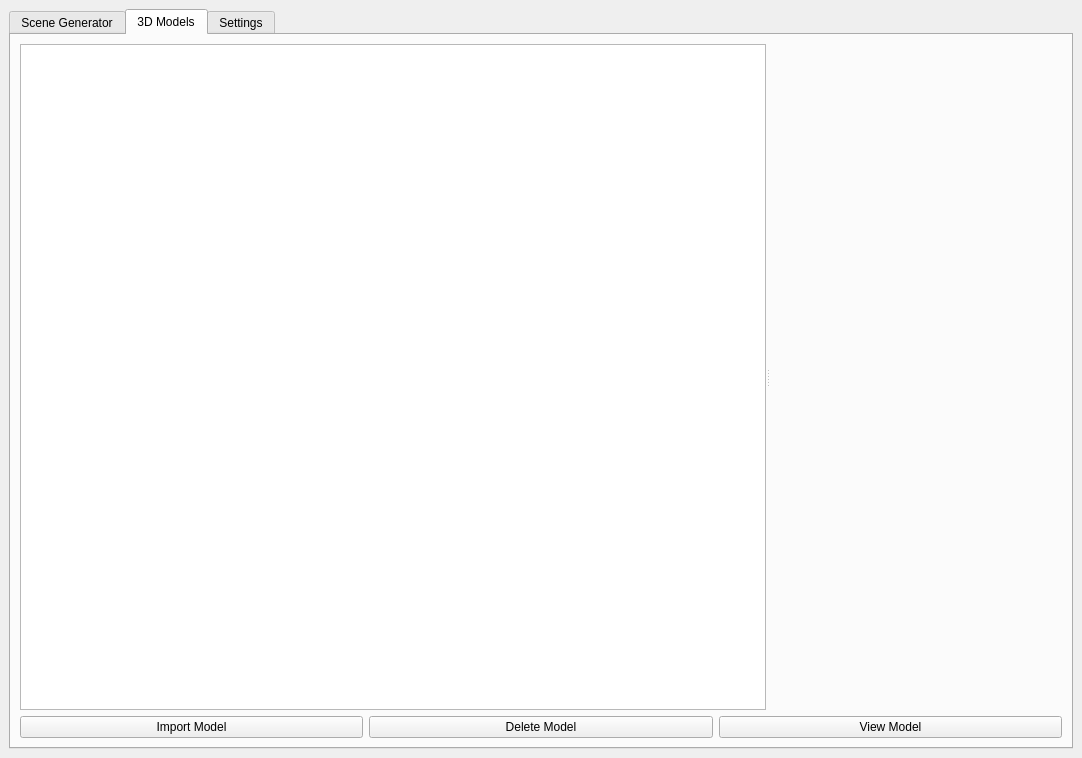
<?xml version="1.0" encoding="UTF-8"?>
<ui version="4.0">
 <class>MainWindow</class>
 <widget class="QMainWindow" name="MainWindow">
  <property name="geometry">
   <rect>
    <x>0</x>
    <y>0</y>
    <width>1082</width>
    <height>758</height>
   </rect>
  </property>
  <property name="windowTitle">
   <string>Scene Generator using NLP</string>
  </property>
  <widget class="QWidget" name="centralwidget">
   <layout class="QGridLayout" name="gridLayout">
    <item row="0" column="0">
     <widget class="QTabWidget" name="tabWidget">
      <property name="currentIndex">
       <number>1</number>
      </property>
      <widget class="QWidget" name="generator">
       <attribute name="title">
        <string>Scene Generator</string>
       </attribute>
       <layout class="QVBoxLayout" name="verticalLayout_2">
        <item>
         <widget class="QSplitter" name="splitterGenerator">
          <property name="sizePolicy">
           <sizepolicy hsizetype="Expanding" vsizetype="Expanding">
            <horstretch>0</horstretch>
            <verstretch>0</verstretch>
           </sizepolicy>
          </property>
          <property name="orientation">
           <enum>Qt::Orientation::Horizontal</enum>
          </property>
          <widget class="QTextEdit" name="inputText"/>
          <widget class="QWidget" name="scene" native="true">
           <property name="enabled">
            <bool>true</bool>
           </property>
           <property name="sizePolicy">
            <sizepolicy hsizetype="Expanding" vsizetype="Expanding">
             <horstretch>0</horstretch>
             <verstretch>0</verstretch>
            </sizepolicy>
           </property>
          </widget>
         </widget>
        </item>
        <item>
         <layout class="QHBoxLayout" name="buttonsGenerator">
          <item>
           <widget class="QPushButton" name="generate">
            <property name="sizePolicy">
             <sizepolicy hsizetype="Expanding" vsizetype="Fixed">
              <horstretch>0</horstretch>
              <verstretch>0</verstretch>
             </sizepolicy>
            </property>
            <property name="text">
             <string>Generate Scene</string>
            </property>
           </widget>
          </item>
          <item>
           <widget class="QPushButton" name="clear">
            <property name="sizePolicy">
             <sizepolicy hsizetype="Expanding" vsizetype="Fixed">
              <horstretch>0</horstretch>
              <verstretch>0</verstretch>
             </sizepolicy>
            </property>
            <property name="text">
             <string>Clear Scene and Input</string>
            </property>
           </widget>
          </item>
          <item>
           <widget class="QPushButton" name="save">
            <property name="sizePolicy">
             <sizepolicy hsizetype="Expanding" vsizetype="Fixed">
              <horstretch>0</horstretch>
              <verstretch>0</verstretch>
             </sizepolicy>
            </property>
            <property name="text">
             <string>Save Scene</string>
            </property>
           </widget>
          </item>
          <item>
           <widget class="QPushButton" name="load">
            <property name="sizePolicy">
             <sizepolicy hsizetype="Expanding" vsizetype="Fixed">
              <horstretch>0</horstretch>
              <verstretch>0</verstretch>
             </sizepolicy>
            </property>
            <property name="text">
             <string>Load Scene</string>
            </property>
           </widget>
          </item>
         </layout>
        </item>
       </layout>
      </widget>
      <widget class="QWidget" name="models">
       <attribute name="title">
        <string>3D Models</string>
       </attribute>
       <layout class="QVBoxLayout" name="verticalLayout">
        <item>
         <widget class="QSplitter" name="splitterModels">
          <property name="orientation">
           <enum>Qt::Orientation::Horizontal</enum>
          </property>
          <widget class="QTreeView" name="treeView"/>
          <widget class="QWidget" name="viewer" native="true">
           <property name="sizePolicy">
            <sizepolicy hsizetype="Expanding" vsizetype="Expanding">
             <horstretch>0</horstretch>
             <verstretch>0</verstretch>
            </sizepolicy>
           </property>
          </widget>
         </widget>
        </item>
        <item>
         <layout class="QHBoxLayout" name="buttonsModels">
          <item>
           <widget class="QPushButton" name="importModel">
            <property name="sizePolicy">
             <sizepolicy hsizetype="Expanding" vsizetype="Fixed">
              <horstretch>0</horstretch>
              <verstretch>0</verstretch>
             </sizepolicy>
            </property>
            <property name="text">
             <string>Import Model</string>
            </property>
           </widget>
          </item>
          <item>
           <widget class="QPushButton" name="deleteModel">
            <property name="sizePolicy">
             <sizepolicy hsizetype="Expanding" vsizetype="Fixed">
              <horstretch>0</horstretch>
              <verstretch>0</verstretch>
             </sizepolicy>
            </property>
            <property name="text">
             <string>Delete Model</string>
            </property>
           </widget>
          </item>
          <item>
           <widget class="QPushButton" name="viewModel">
            <property name="sizePolicy">
             <sizepolicy hsizetype="Expanding" vsizetype="Fixed">
              <horstretch>0</horstretch>
              <verstretch>0</verstretch>
             </sizepolicy>
            </property>
            <property name="text">
             <string>View Model</string>
            </property>
           </widget>
          </item>
         </layout>
        </item>
       </layout>
      </widget>
      <widget class="QWidget" name="settingsTab">
       <attribute name="title">
        <string>Settings</string>
       </attribute>
       <widget class="QGroupBox" name="languageGBox">
        <property name="geometry">
         <rect>
          <x>0</x>
          <y>0</y>
          <width>1051</width>
          <height>701</height>
         </rect>
        </property>
        <property name="title">
         <string>Language</string>
        </property>
        <widget class="QLabel" name="selectLabel">
         <property name="geometry">
          <rect>
           <x>10</x>
           <y>30</y>
           <width>131</width>
           <height>20</height>
          </rect>
         </property>
         <property name="text">
          <string>Select Language:</string>
         </property>
        </widget>
        <widget class="QComboBox" name="lLanguageComboBox">
         <property name="geometry">
          <rect>
           <x>160</x>
           <y>30</y>
           <width>201</width>
           <height>26</height>
          </rect>
         </property>
        </widget>
       </widget>
      </widget>
     </widget>
    </item>
   </layout>
  </widget>
 </widget>
 <resources/>
 <connections>
  <connection>
   <sender>clear</sender>
   <signal>clicked()</signal>
   <receiver>inputText</receiver>
   <slot>clear()</slot>
   <hints>
    <hint type="sourcelabel">
     <x>537</x>
     <y>732</y>
    </hint>
    <hint type="destinationlabel">
     <x>287</x>
     <y>584</y>
    </hint>
   </hints>
  </connection>
 </connections>
</ui>
